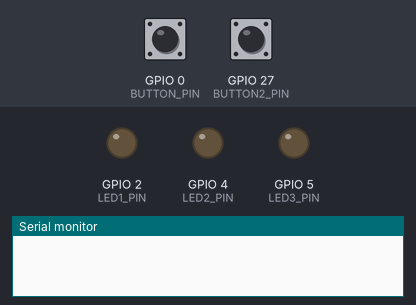
The sketch below on a simulated ESP32. Shown: output pins drawn as LEDs (lit = HIGH), the last lines printed to the serial monitor. Inputs (shaded band) come from the test bench; at power-on: GPIO 0 (BUTTON_PIN) HIGH, GPIO 27 (BUTTON2_PIN) HIGH. WiFi joins after 1.5 s; servers stay silent unless stated; EEPROM starts erased; no MQTT or app messages arrive unless stated.

Above: at 2.7 s.
2.8 s: GPIO 0 (BUTTON_PIN) pulled LOW for 0.15 s
At 3.4 s:
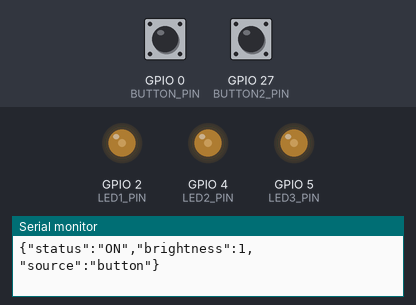
4.4 s: GPIO 27 (BUTTON2_PIN) pulled LOW for 0.15 s
At 5.6 s:
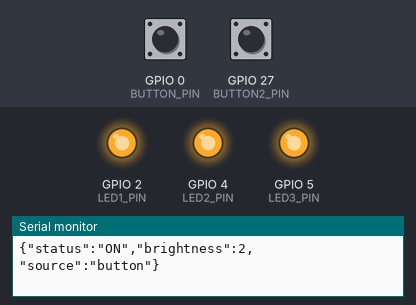
6.0 s: GPIO 0 (BUTTON_PIN) pulled LOW for 1 s
At 7.0 s:
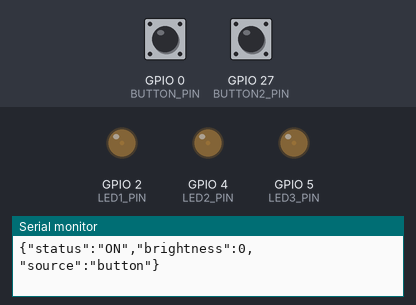
8.5 s: GPIO 0 (BUTTON_PIN) pulled LOW for 3.2 s
At 8.9 s:
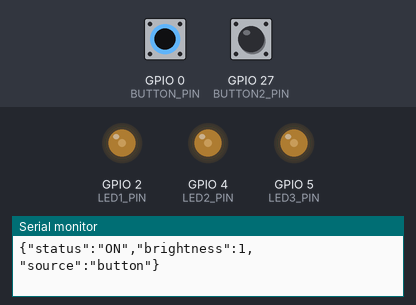
13.2 s: GPIO 27 (BUTTON2_PIN) pulled LOW for 1 s
At 13.7 s:
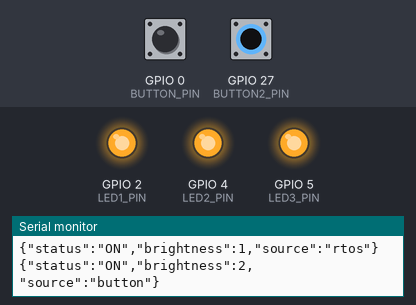
Timing chart, 0 to 16.2 s (numbered marks = the images above; inputs shaded):
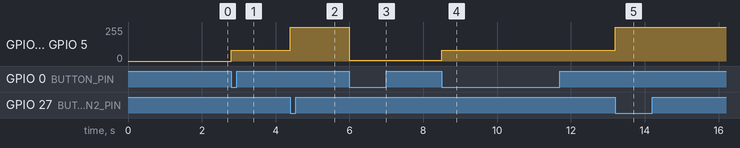

The sketch:

UAS_V6.ino
```cpp
#include <WiFi.h>
#include <WebServer.h>
#include <PubSubClient.h>
#include <ArduinoJson.h>
#include <WiFiClientSecure.h>
#include <Preferences.h>

/* ================= WIFI ================= */
const char* ssid = "Espnada";
const char* password = "12345678";

/* ================= MQTT CLOUD ================= */
const char* mqtt_server = "b245d389086a4108a571b7c0a51eb83a.s1.eu.hivemq.cloud";
const int   mqtt_port   = 8883;
const char* mqtt_topic_status  = "iot/esp32/status";
const char* mqtt_topic_control = "iot/esp32/control";
const char* mqtt_user = "hivemq.webclient.1770393815655";
const char* mqtt_pass = "Lo#c1kzh;&05.dYXUGF3";

/* ================= OBJECT ================= */
WiFiClientSecure secureClient;
PubSubClient mqtt(secureClient);
WebServer server(80);
Preferences prefs;

/* ================= HARDWARE ================= */
#define LED1_PIN 2
#define LED2_PIN 4
#define LED3_PIN 5

#define BUTTON_PIN 0
#define BUTTON2_PIN 27

/* ================= PWM ================= */
#define PWM_FREQ 5000
#define PWM_RES  8

int pwmLevels[3] = {5, 80, 255};   // redup → sedang → terang
int brightnessLevel = 0;

/* ================= STATE ================= */
bool ledPower = false;
int currentPwm = 0;

/* ================= FLAG ================= */
volatile bool buttonPressed = false;
volatile bool needPublish = false;
String publishSource = "";

/* ================= TIMER ================= */
unsigned long lastPublish = 0;
const unsigned long interval = 10000;

/* ================= HTML ================= */
const char page[] PROGMEM = R"rawliteral(
<!DOCTYPE html>
<html lang="id">
<head>
<meta charset="UTF-8">
<title>ESP32 Industrial Dashboard</title>
<meta name="viewport" content="width=device-width, initial-scale=1">
<style>
:root{
  --sage:#9CAF88;--dark:#1f2933;--panel:#111827;
  --text:#e5e7eb;--accent:#7c9a6d;
}
body{
  margin:0;font-family:Segoe UI,Arial;
  background:linear-gradient(135deg,#0f172a,#1f2933);
  color:var(--text);
  display:flex;justify-content:center;align-items:center;
  min-height:100vh;
}
.card{
  width:360px;background:var(--panel);
  border-radius:16px;padding:25px;
  box-shadow:0 15px 40px rgba(0,0,0,.6);
  text-align:center;
}
h1{margin:0;font-size:20px;color:var(--sage);}
.sub{font-size:13px;opacity:.7;margin-bottom:20px;}
.status{margin:20px 0;padding:15px;border-radius:12px;background:#020617;}
.badge{padding:6px 14px;border-radius:999px;font-weight:bold;}
.on{background:rgba(124,154,109,.2);color:var(--sage);}
.off{background:rgba(220,38,38,.2);color:#ef4444;}
.btns{display:grid;grid-template-columns:1fr 1fr;gap:10px;}
button{
  padding:14px;border:none;border-radius:10px;
  font-weight:600;cursor:pointer;color:#fff;
  background:#334155;
  box-shadow:0 6px 0 #020617;
}
button:active{
  transform:translateY(4px);
  box-shadow:0 2px 0 #020617;
}
.toggle{grid-column:span 2;background:var(--accent)}
footer{margin-top:20px;font-size:12px;opacity:.6;}
</style>
</head>
<body>
<div class="card">
  <h1>ESP32 LED CONTROL</h1>
  <div class="sub">MQTT Cloud • TLS • RTOS</div>
  <div class="status">
    Status LED:
    <span id="stat" class="badge off">OFF</span>
  </div>
  <div class="btns">
    <button onclick="send('ON')">ON</button>
    <button onclick="send('OFF')">OFF</button>
    <button class="toggle" onclick="send('TOGGLE')">TOGGLE</button>
  </div>
  <footer>
    Nada Ismaya<br>NIM 23552011125
  </footer>
</div>

<script>
function send(c){ fetch('/cmd?c='+c); }
function update(){
  fetch('/status').then(r=>r.json()).then(d=>{
    let s=document.getElementById('stat');
    s.innerText=d.status;
    s.className='badge '+(d.status=='ON'?'on':'off');
  });
}
setInterval(update,1000); update();
</script>
</body>
</html>
)rawliteral";

/* ================= INTERRUPT ================= */
void IRAM_ATTR handleButton(){
  buttonPressed = true;
}

/* ================= APPLY LED ================= */
void applyLed(){
  currentPwm = ledPower ? pwmLevels[brightnessLevel] : 0;

  ledcWrite(LED1_PIN, currentPwm);
  ledcWrite(LED2_PIN, currentPwm);
  ledcWrite(LED3_PIN, currentPwm);
}

/* ================= MQTT CALLBACK ================= */
void mqttCallback(char* topic, byte* payload, unsigned int length){
  StaticJsonDocument<64> doc;
  if (deserializeJson(doc, payload, length)) return;

  const char* cmd = doc["cmd"];
  if (!cmd) return;

  if (!strcmp(cmd,"ON")) {
    ledPower = true;
    if (brightnessLevel == 0) brightnessLevel = 1;
  }
  else if (!strcmp(cmd,"OFF")) {
    ledPower = false;
  }
  else if (!strcmp(cmd,"TOGGLE")) {
    ledPower = !ledPower;
  }

  applyLed();

  prefs.putBool("power", ledPower);
  prefs.putInt("level", brightnessLevel);

  publishSource = "mqtt";
  needPublish = true;
}

/* ================= MQTT ================= */
void mqttReconnect(){
  while(!mqtt.connected()){
    mqtt.connect("ESP32-Nada", mqtt_user, mqtt_pass);
    mqtt.subscribe(mqtt_topic_control);
    delay(1000);
  }
}

/* ================= PUBLISH ================= */
void publishStatus(){
  StaticJsonDocument<64> doc;
  doc["status"] = (currentPwm > 0) ? "ON" : "OFF";
  doc["brightness"] = brightnessLevel;
  doc["source"] = publishSource;

  char buf[64];
  serializeJson(doc, buf);
  mqtt.publish(mqtt_topic_status, buf);

  serializeJson(doc, Serial);
  Serial.println();
}

/* ================= RTOS ================= */
void monitorTask(void* p){
  for(;;){
    if(millis() - lastPublish > interval){
      lastPublish = millis();
      publishSource = "rtos";
      needPublish = true;
    }
    vTaskDelay(pdMS_TO_TICKS(500));
  }
}

/* ================= SETUP ================= */
void setup(){
  Serial.begin(115200);

  prefs.begin("cfg", false);
  ledPower = prefs.getBool("power", false);
  brightnessLevel = prefs.getInt("level", 0);

  ledcAttach(LED1_PIN, PWM_FREQ, PWM_RES);
  ledcAttach(LED2_PIN, PWM_FREQ, PWM_RES);
  ledcAttach(LED3_PIN, PWM_FREQ, PWM_RES);

  applyLed();

  pinMode(BUTTON_PIN, INPUT_PULLUP);
  pinMode(BUTTON2_PIN, INPUT_PULLUP);
  attachInterrupt(BUTTON_PIN, handleButton, FALLING);
  attachInterrupt(BUTTON2_PIN, handleButton, FALLING);

/* ================= wifi conection ================= */
  WiFi.begin(ssid, password);
  while(WiFi.status() != WL_CONNECTED) delay(500);

/* ================= MQTT DGN TLS ================= */
  secureClient.setInsecure();
  mqtt.setServer(mqtt_server, mqtt_port);
  mqtt.setCallback(mqttCallback);

  server.on("/", [](){ server.send(200,"text/html",page); });

/* ================= HTTP WEB SERVER ================= */
  server.on("/cmd", [](){
    StaticJsonDocument<32> d;
    d["cmd"] = server.arg("c");
    char buf[32];
    serializeJson(d, buf);
    mqtt.publish(mqtt_topic_control, buf);
    server.send(200,"text/plain","OK");
  });

  server.on("/status", [](){
    StaticJsonDocument<32> d;
    d["status"] = (currentPwm > 0) ? "ON" : "OFF";
    String out;
    serializeJson(d, out);
    server.send(200,"application/json", out);
  });

  server.begin();
  xTaskCreate(monitorTask, "Monitor", 4096, NULL, 1, NULL);
}

/* ================= LOOP ================= */
void loop(){
  if(!mqtt.connected()) mqttReconnect();
  mqtt.loop();
  server.handleClient();

  if(buttonPressed){
    buttonPressed = false;

    ledPower = true;
    brightnessLevel++;
    if(brightnessLevel > 2) brightnessLevel = 0;

    applyLed();
    prefs.putBool("power", ledPower);
    prefs.putInt("level", brightnessLevel);

    publishSource = "button";
    needPublish = true;
  }

  if(needPublish){
    needPublish = false;
    publishStatus();
  }
}
```

Measured:
- after the input at 2.8 s, GPIO 2 (LED1_PIN), GPIO 4 (LED2_PIN), GPIO 5 (LED3_PIN): 0/255 → 80/255 at once
- after the input at 4.4 s, GPIO 2 (LED1_PIN), GPIO 4 (LED2_PIN), GPIO 5 (LED3_PIN): 80/255 → 255/255 at once
- after the input at 6.0 s, GPIO 2 (LED1_PIN), GPIO 4 (LED2_PIN), GPIO 5 (LED3_PIN): 255/255 → 5/255 at once
- after the input at 8.5 s, GPIO 2 (LED1_PIN), GPIO 4 (LED2_PIN), GPIO 5 (LED3_PIN): 5/255 → 80/255 at once
- after the input at 13.2 s, GPIO 2 (LED1_PIN), GPIO 4 (LED2_PIN), GPIO 5 (LED3_PIN): 80/255 → 255/255 at once
